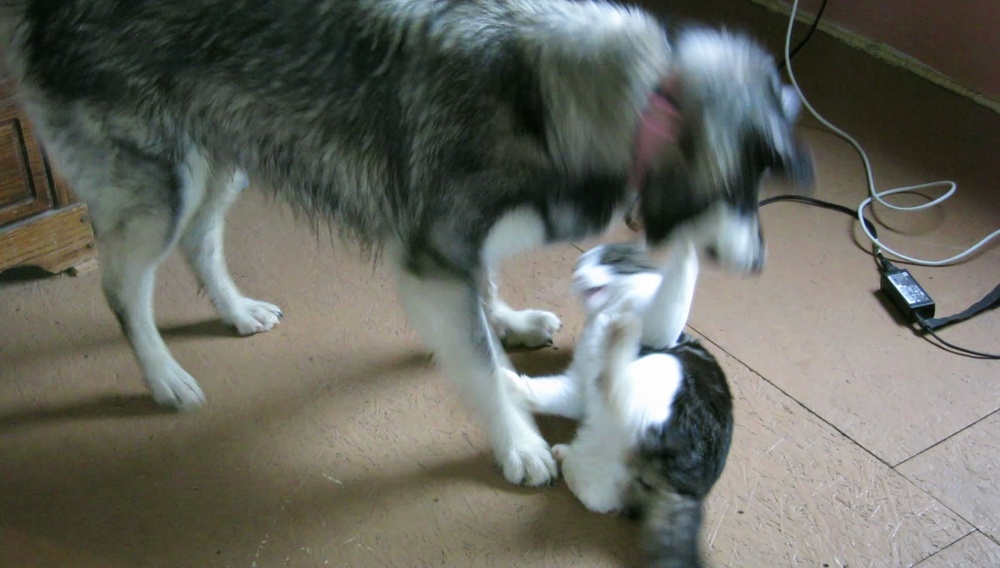
#> input picture 1-2 산업 컴퓨터비전 실제/과제2/코드/stitching/dog_a.jpg, 1000 x 568 px, shrunk from 1920 x 1090 before the run
$ python 4.py
#> lines starting #> are read from the running program, lines starting #| are printed output that depends on the picture
"""
4. Optical Flow
- stitching.zip에서 dog_a, dog_b 두 사진을 이용해서 Good Feature to Tracking을 추출하고 Pyramid Lucas-Kanade 알고리즘을 적용해서 Optical Flow를 구하는 코드를 작성하시오.
- stitching.zip에서 dog_a, dog_b 두 사진을 이용해서 Farneback과 DualTVL1 Optical Flow 알고리즘을 구하는 코드를 작성하시오.
"""
import cv2
import numpy as np

imgs = []
imgs.append(cv2.imread("./stitching/dog_a.jpg"))
imgs.append(cv2.imread("./stitching/dog_b.jpg"))
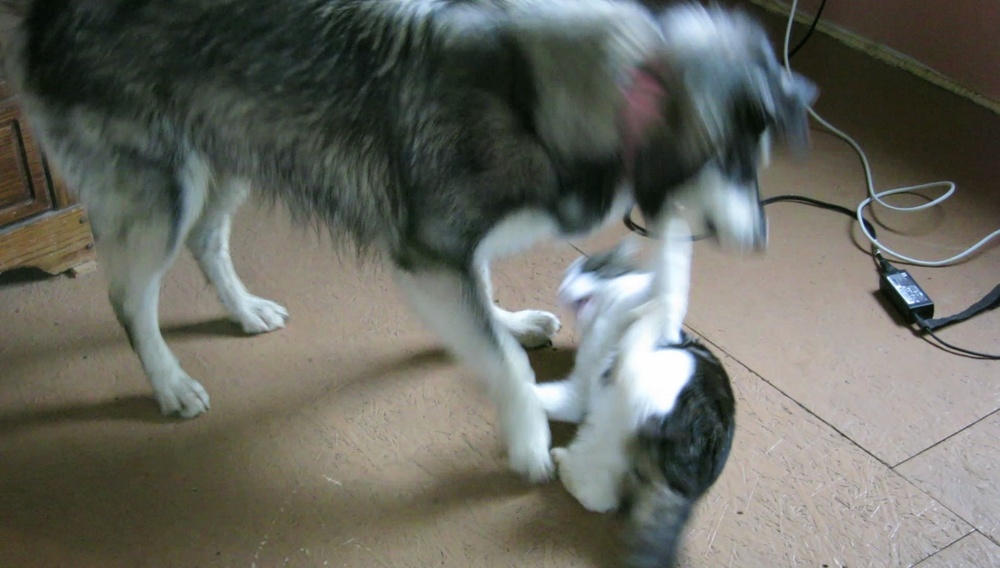
#> input picture 1-2 산업 컴퓨터비전 실제/과제2/코드/stitching/dog_b.jpg, 1000 x 568 px, shrunk from 1920 x 1090 before the run

prev_pts = None
prev_gray_frame = None
tracks = None

result_imgs = []
for img in imgs:
    gray_frame = cv2.cvtColor(img, cv2.COLOR_BGR2GRAY)

    if prev_pts is not None:
        pts, status, errors = cv2.calcOpticalFlowPyrLK(
            prev_gray_frame,
            gray_frame,
            prev_pts,
            None,
            winSize=(15, 15),
            maxLevel=5,
            criteria=(cv2.TermCriteria_EPS | cv2.TERM_CRITERIA_COUNT, 10, 0.03),
        )
        good_pts = pts[status == 1]
        if tracks is None:
            tracks = good_pts
        else:
            tracks = np.vstack((tracks, good_pts))
        copy_img = np.copy(img)
        for p in tracks:
            cv2.circle(copy_img, (int(p[0]), int(p[1])), 3, (0, 255, 0), -1)
        result_imgs.append(copy_img)
    else:
        pts = cv2.goodFeaturesToTrack(gray_frame, 500, 0.05, 10)
        pts = pts.reshape(-1, 1, 2)
    prev_pts = pts
    prev_gray_frame = gray_frame
#> this loop made 2 passes
#> pass 1, `gray_frame = cv2.cvtColor(img, cv2.COLOR_BGR2GRAY)`:
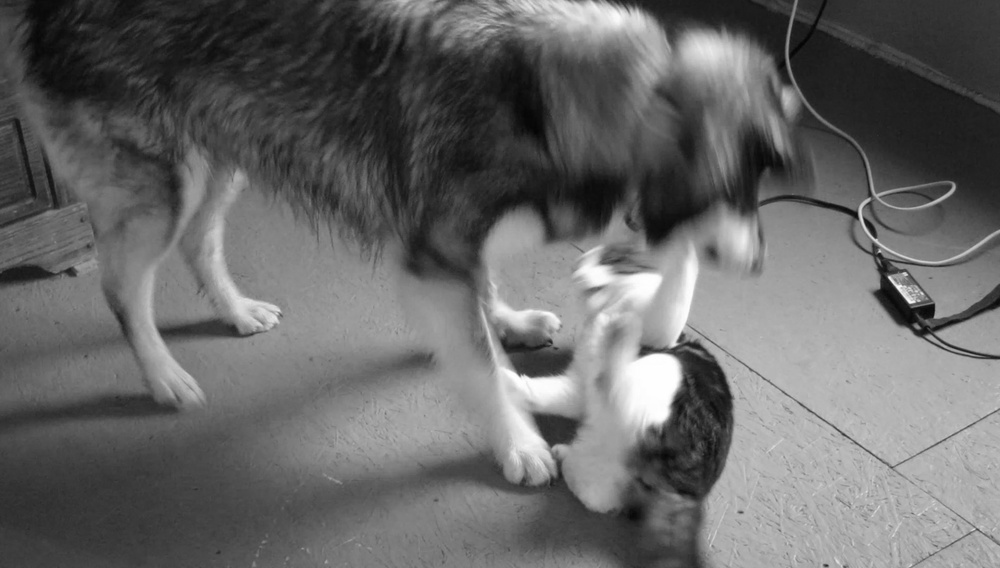
#> gray_frame: shape (568, 1000); min 4, max 255, mean 103.2
#> pass 2, `gray_frame = cv2.cvtColor(img, cv2.COLOR_BGR2GRAY)`:
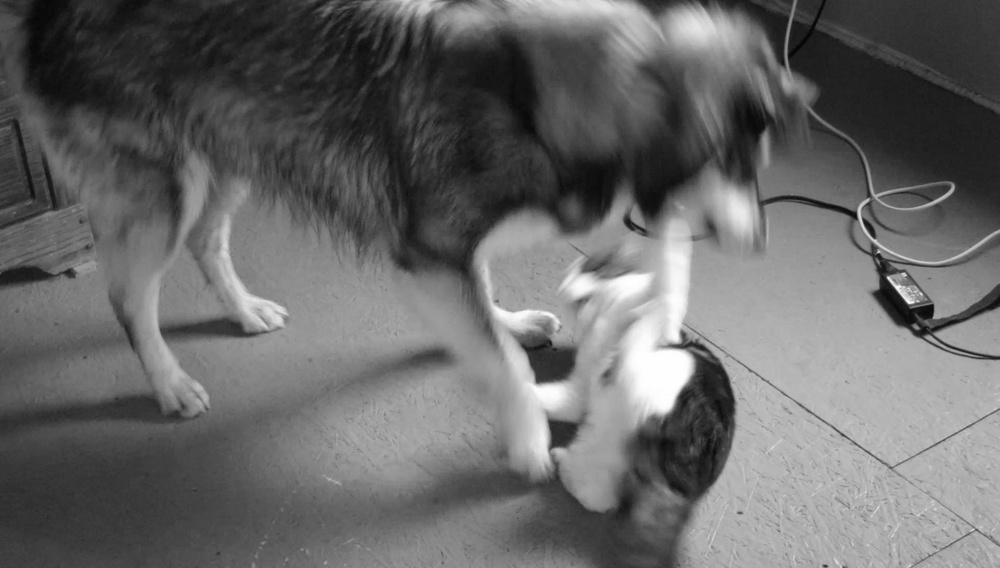
#> gray_frame: shape (568, 1000); min 4, max 255, mean 104.2
#> after the loop, result_imgs = 1 item; tracks = 127 pairs, first value 0.49 to 997.2, second value -2.89 to 566.5


for index, result_img in enumerate(result_imgs):
    cv2.imwrite(f"./4_1_{index+1}.png", result_img)
    cv2.imshow("img", result_img)
    cv2.waitKey()
#> this loop made 1 pass

cv2.destroyAllWindows()


# Farneback과 DualTVL1 Optical Flow 알고리즘
def display_flow(img, flow, stride=40):
#> called with flow = array of shape (568, 1000, 2), stride = 40
    for index in np.ndindex(flow[::stride, ::stride].shape[:2]):
        pt1 = tuple(i * stride for i in index)
        delta = flow[pt1].astype(np.int32)[::-1]
        pt2 = tuple(pt1 + 10 * delta)
        if 2 <= cv2.norm(delta) <= 10:
            cv2.arrowedLine(
                img, pt1[::-1], pt2[::-1], (0, 0, 255), 5, cv2.LINE_AA, 0, 0.4
            )
#> this loop made 375 passes
#> (delta, pt2) on passes 2 to 4: ([0, 0], (0, 40)), ([1, 0], (10, 80)), ([0, 0], (0, 120))
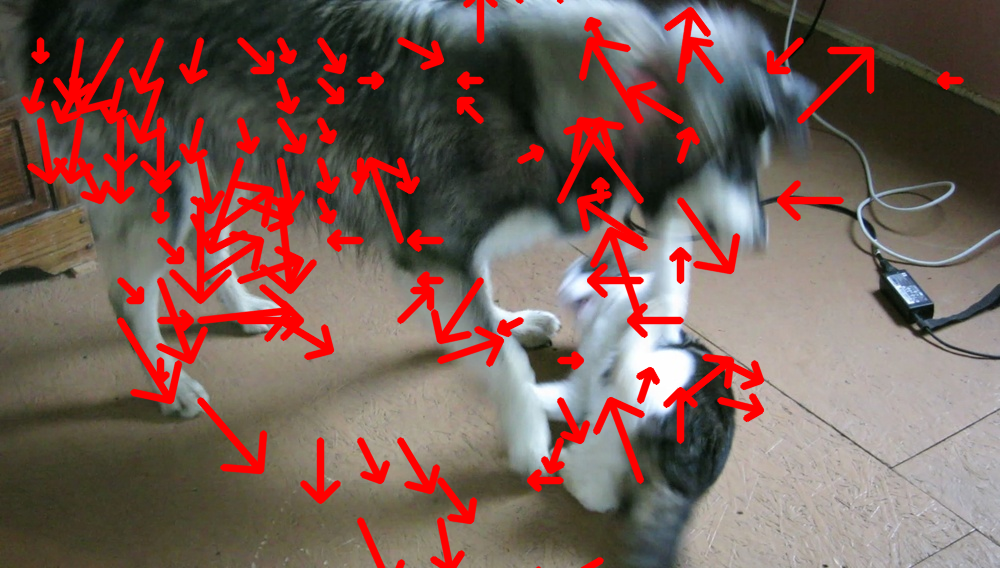
#> img: shape (568, 1000, 3); mean of channels 0, 1, 2 87.3, 94.5, 120.6; drawn as B, G, R
    norm_opt_flow = np.linalg.norm(flow, axis=2)
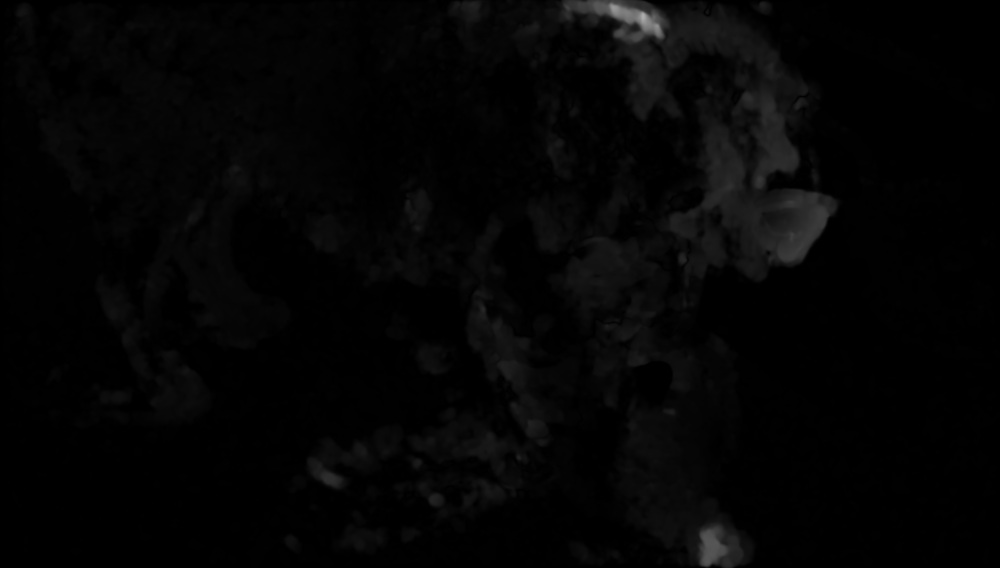
#> norm_opt_flow: shape (568, 1000) float32; min 9.56e-14, max 174.5, mean 5
    norm_opt_flow = cv2.normalize(norm_opt_flow, None, 0, 1, cv2.NORM_MINMAX)
    norm_opt_flow = (cv2.cvtColor(norm_opt_flow, cv2.COLOR_GRAY2BGR) * 255).astype(
        np.uint8
    )
#> norm_opt_flow: shape (568, 1000, 3)
    # print(img.shape, norm_opt_flow.shape)
    result = cv2.vconcat([img, norm_opt_flow])
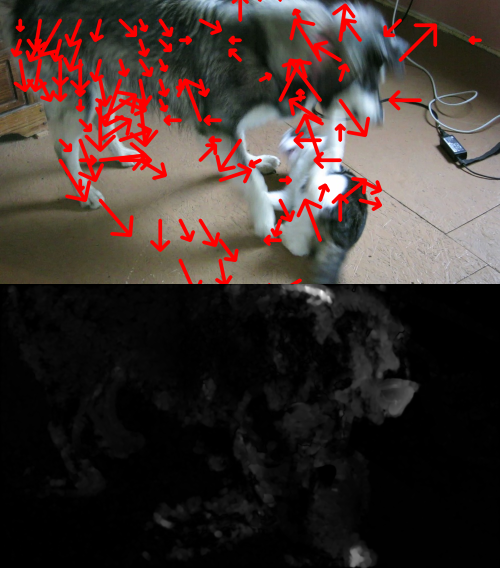
#> result: shape (1136, 1000, 3) (shown at 1/2 size); mean of channels 0, 1, 2 47.1, 50.7, 63.7; drawn as B, G, R
    # cv2.imshow("optical flow", result)
    # k = cv2.waitKey(0)
    return result


result_imgs = []

# Farneback
prev_frame = cv2.cvtColor(imgs[0], cv2.COLOR_BGR2GRAY)
gray = cv2.cvtColor(imgs[1], cv2.COLOR_BGR2GRAY)
opt_flow = cv2.calcOpticalFlowFarneback(
    prev_frame,
    gray,
    None,
    0.5,
    5,
    13,
    10,
    5,
    1.1,
    cv2.OPTFLOW_FARNEBACK_GAUSSIAN,
)
result_imgs.append(display_flow(np.copy(imgs[1]), opt_flow))

# DualTVL1
#> (the run stopped early here; a loop or call above may not have finished)
